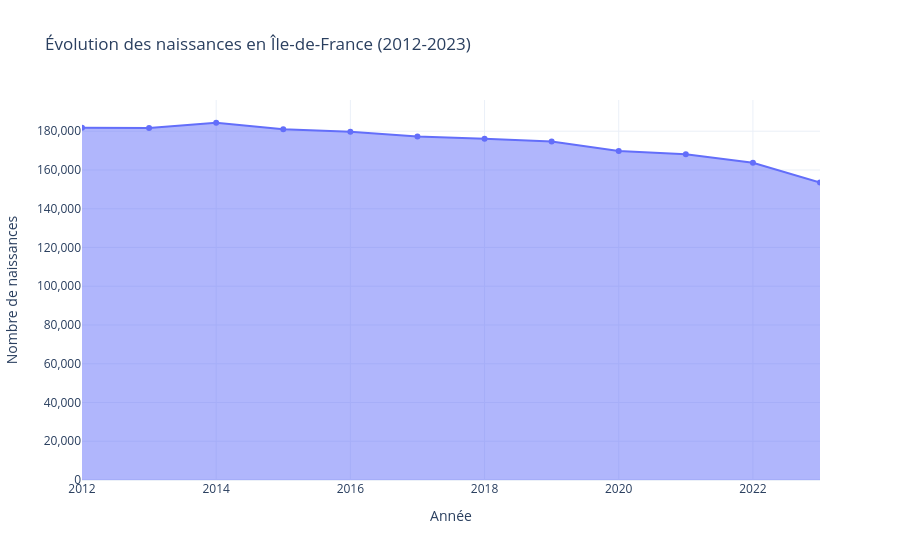

Source (notebook cell):
### Markdown cell above
## 3.3 Évolution des naissances en Île-de-France — Area chart Plotly

### Choix de la technique

Un **graphique en aire** conserve la lecture chronologique d'une courbe tout en mettant davantage en évidence l'amplitude des variations.  
Plotly rend le graphique interactif : la valeur exacte de chaque année apparaît au survol.

La sélection de la région et des colonnes est automatisée afin d'éviter d'écrire manuellement chaque année.

### Code cell
# Recherche de la ligne correspondant à l'Île-de-France
idf = df_regions[
    df_regions["zone_géographique"]
    .astype(str)
    .str.replace("Î", "I", regex=False)
    .str.contains("Ile-de-France", case=False, na=False)
].copy()

if idf.empty:
    raise ValueError("La ligne correspondant à l'Île-de-France n'a pas été trouvée.")

# Réutilisation des colonnes annuelles détectées automatiquement
colonnes_idf = sorted(
    [col for col in df_regions.columns if col.endswith("_naissances_totales")],
    key=lambda col: int(col.split("_")[0])
)

evolution_idf = pd.DataFrame({
    "Année": [int(col.split("_")[0]) for col in colonnes_idf],
    "Naissances": [
        pd.to_numeric(idf[col].iloc[0], errors="coerce")
        for col in colonnes_idf
    ]
}).dropna()

# Création du graphique en aire
fig = px.area(
    evolution_idf,
    x="Année",
    y="Naissances",
    markers=True,
    title="Évolution des naissances en Île-de-France (2012-2023)"
)

fig.update_traces(
    hovertemplate="Année : %{x}<br>Naissances : %{y:,.0f}<extra></extra>"
)

fig.update_layout(
    template="plotly_white",
    xaxis_title="Année",
    yaxis_title="Nombre de naissances",
    hovermode="x unified"
)

fig.update_yaxes(tickformat=",")
fig.show()

### Figure 1 — Plotly figure (JSON) as saved in the notebook; plotly's stock layout.template omitted (floating-point values rounded to 4 significant figures)
{"data": [{"fillpattern": {"shape": ""}, "hovertemplate": "Année : %{x}<br>Naissances : %{y:,.0f}<extra></extra>", "legendgroup": "", "line": {"color": "#636efa"}, "marker": {"symbol": "circle"}, "mode": "lines+markers", "name": "", "orientation": "v", "showlegend": false, "stackgroup": "1", "type": "scatter", "x": [2012, 2013, 2014, 2015, 2016, 2017, 2018, 2019, 2020, 2021, 2022, 2023], "xaxis": "x", "y": [181900.0, 181600.0, 184400.0, 181000.0, 179700.0, 177300.0, 176200.0, 174700.0, 169800.0, 168100.0, 163800.0, 153600.0], "yaxis": "y"}], "layout": {"hovermode": "x unified", "legend": {"tracegroupgap": 0}, "title": {"text": "Évolution des naissances en Île-de-France (2012-2023)"}, "xaxis": {"anchor": "y", "domain": [0, 1], "title": {"text": "Année"}}, "yaxis": {"anchor": "x", "domain": [0, 1], "tickformat": ",", "title": {"text": "Nombre de naissances"}}}}
